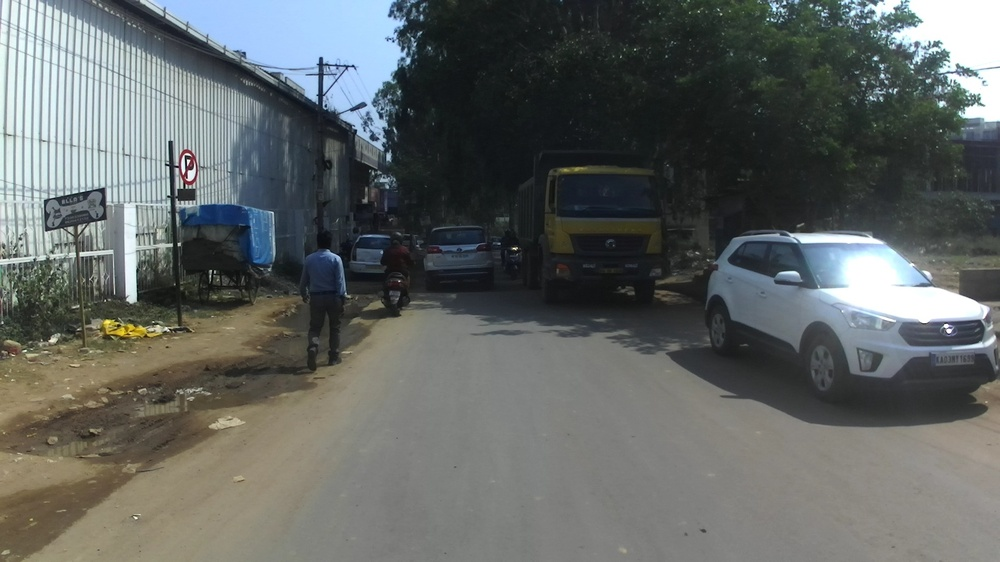
#> input picture Color Extraction/Code/Color Segmentation/image1.jpg, 1000 x 562 px, shrunk from 1920 x 1080 before the run
$ python color_segment.py
#> lines starting #> are read from the running program, lines starting #| are printed output that depends on the picture; after the words box and inside, x2 and y2 are one past the last pixel; in counts of white or black regions, pixels touching at a corner belong together
### Color Extraction/Code/Color Segmentation/ImagePreprocess.py
import cv2
import numpy as np
class ImagePreprocess:
    def __init__(self,file_name):
#> called with file_name = 'image1.jpg'
        self.img=cv2.imread(file_name)   # Read Image File
#> self.img is the input picture: shape (562, 1000, 3); mean B, G, R 100.3, 102.1, 97.7

    def deblur(self):
        temp_img=cv2.cvtColor(self.img,cv2.COLOR_BGR2YCrCb) # RGB to YCrCb
#> temp_img: shape (562, 1000, 3); mean of channels 0, 1, 2 100.6, 125.9, 127.9
        temp_img = cv2.medianBlur(temp_img, 3)    # Median Filtering
#> temp_img: shape (562, 1000, 3); mean of channels 0, 1, 2 100.6, 125.9, 127.9
        Y,Cr,Cb = cv2.split(temp_img) # Channel Splitting

        # Histogram Equalization of each channel
        output_Y = cv2.equalizeHist(Y)  # Luma Channel
        output_Cr = cv2.equalizeHist(Cr)  # Red Chroma Channel
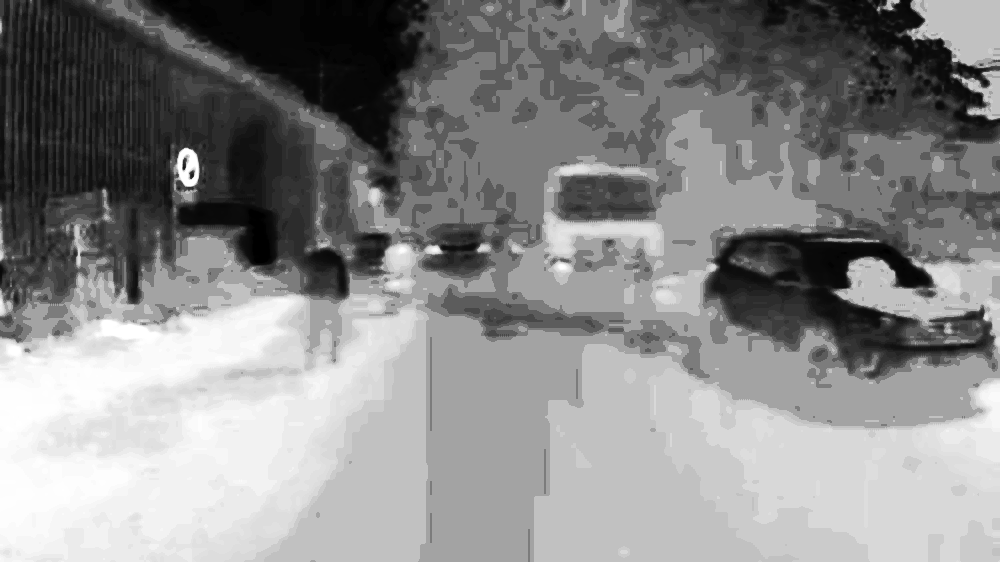
#> output_Cr: shape (562, 1000); min 0, max 255, mean 136.9
        output_Cb = cv2.equalizeHist(Cb)  # Blue Chroma Channel
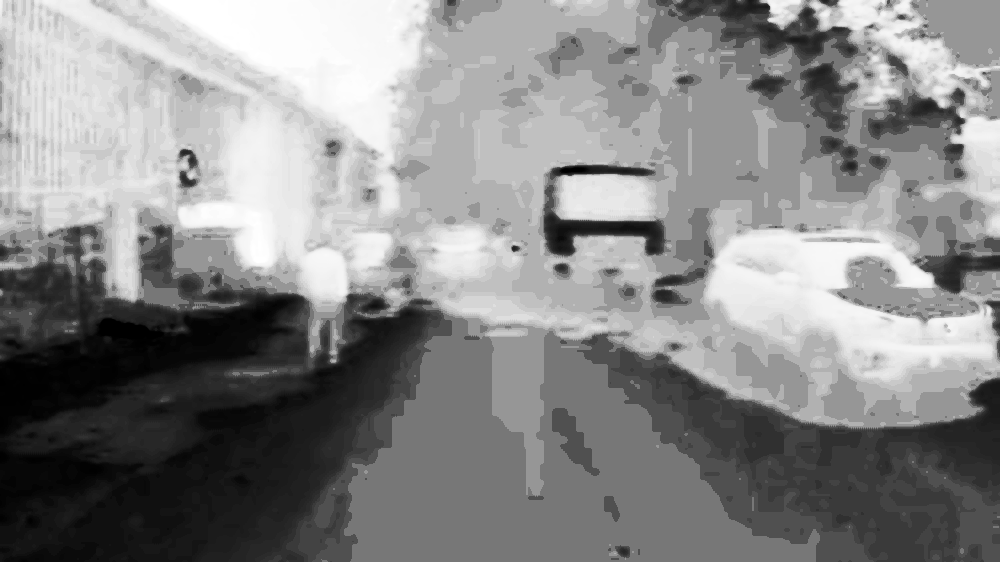
#> output_Cb: shape (562, 1000); min 0, max 255, mean 136

        temp_img = cv2.merge((output_Y, output_Cr, output_Cb))   # Merge channels
#> temp_img: shape (562, 1000, 3); mean of channels 0, 1, 2 128.7, 136.9, 136
        temp_img=cv2.cvtColor(temp_img,cv2.COLOR_YCrCb2BGR) #   YCrCb to RGB
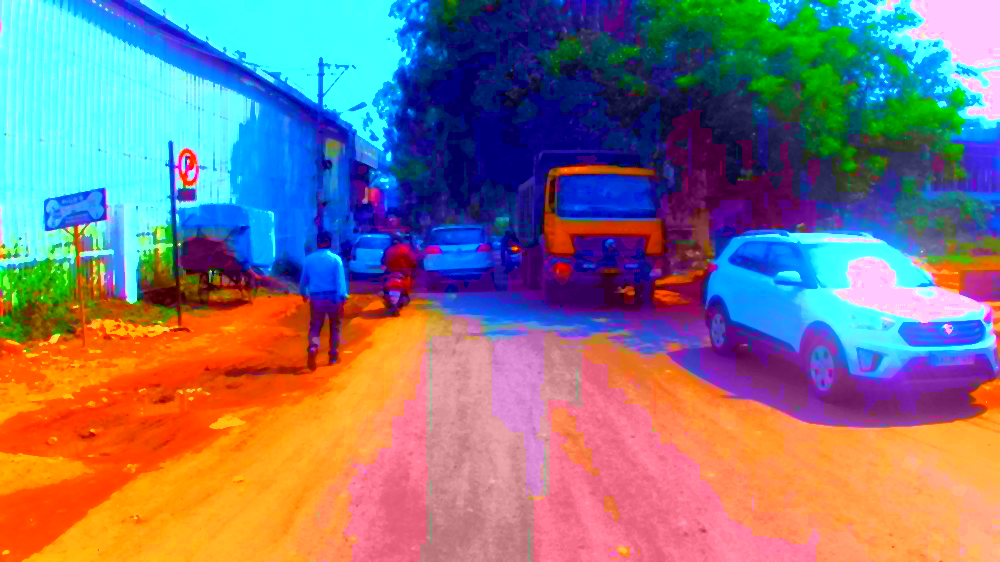
#> temp_img: shape (562, 1000, 3); mean B, G, R 127.9, 118.2, 130.3
        return temp_img

### Color Extraction/Code/Color Segmentation/color_segment.py
from ImagePreprocess import ImagePreprocess
import cv2
img=ImagePreprocess('image1.jpg')
temp_img=img.deblur()
Y,Cr,Cb = cv2.split(temp_img) # Channel Splitting
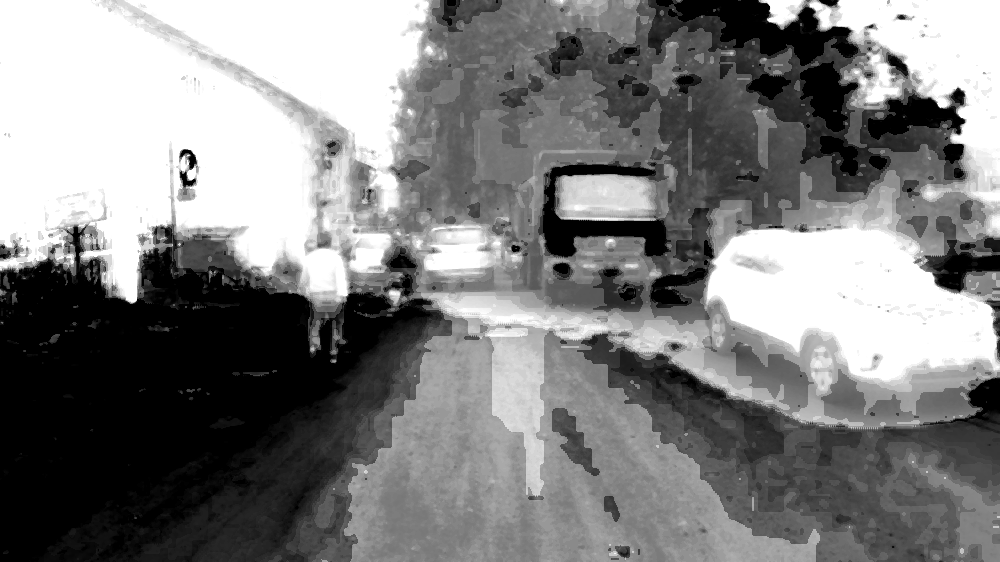
#> Y: shape (562, 1000); min 0, max 255, mean 127.9
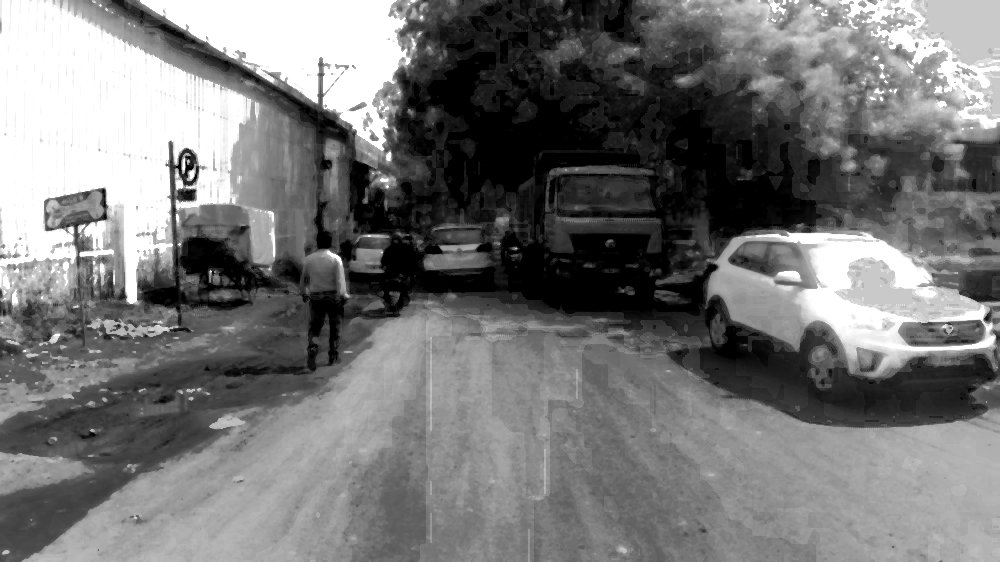
#> Cr: shape (562, 1000); min 0, max 255, mean 118.2
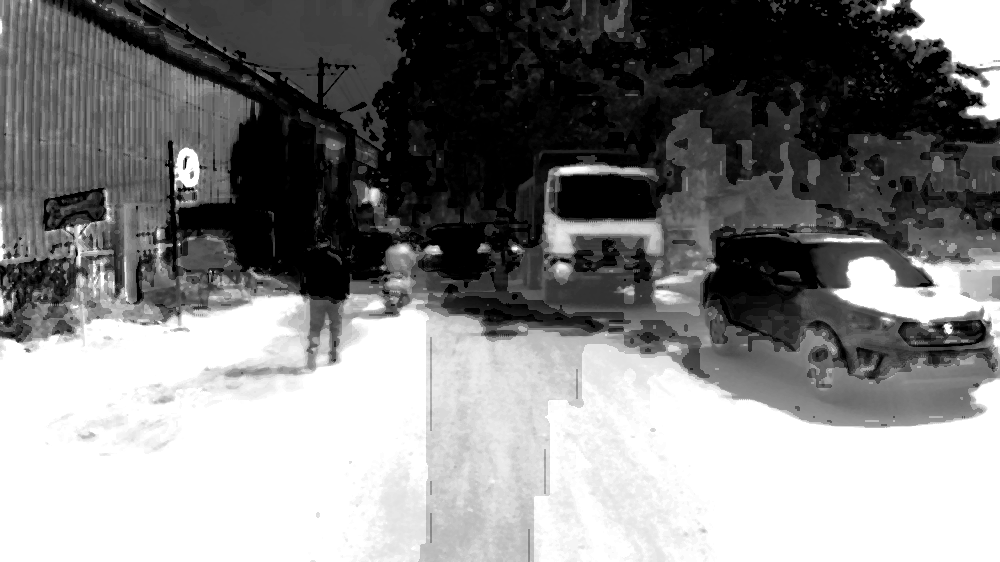
#> Cb: shape (562, 1000); min 0, max 255, mean 130.3
ret, thresh2 = cv2.threshold(Cr, 100, 255, cv2.THRESH_BINARY_INV)
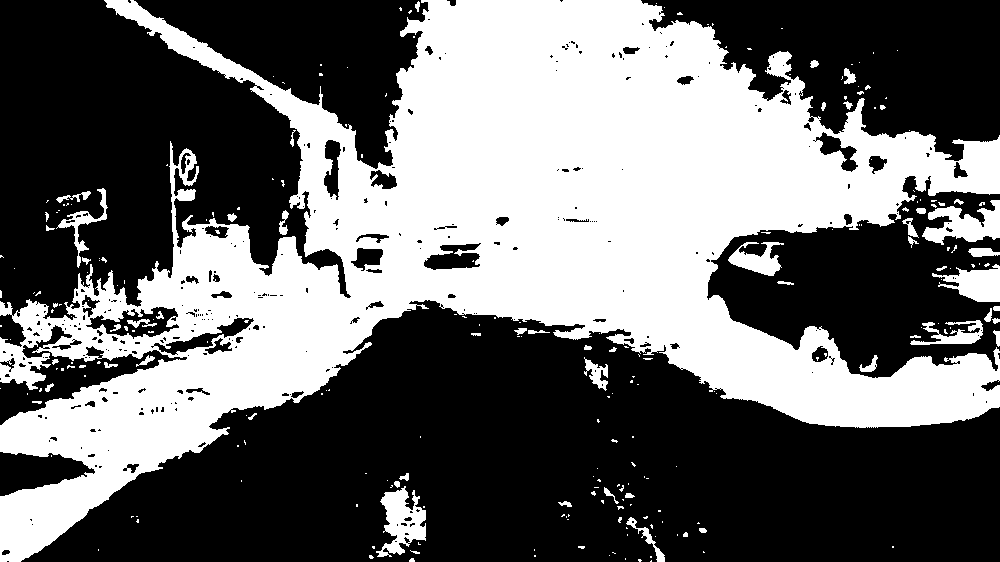
#> thresh2: shape (562, 1000); 41.5% white; 247 white regions (191 under 20 px), largest, box (x1, y1, x2, y2) and area: (0, 0, 1000, 562) 221113, (922, 200, 1000, 245) 1896, (376, 486, 426, 557) 1877

cv2.imshow('Image',thresh2)
cv2.waitKey(0)
cv2.destroyAllWindows()

$ run again, with Color Extraction/Code/Color Segmentation/image.jpg copied over Color Extraction/Code/Color Segmentation/image1.jpg
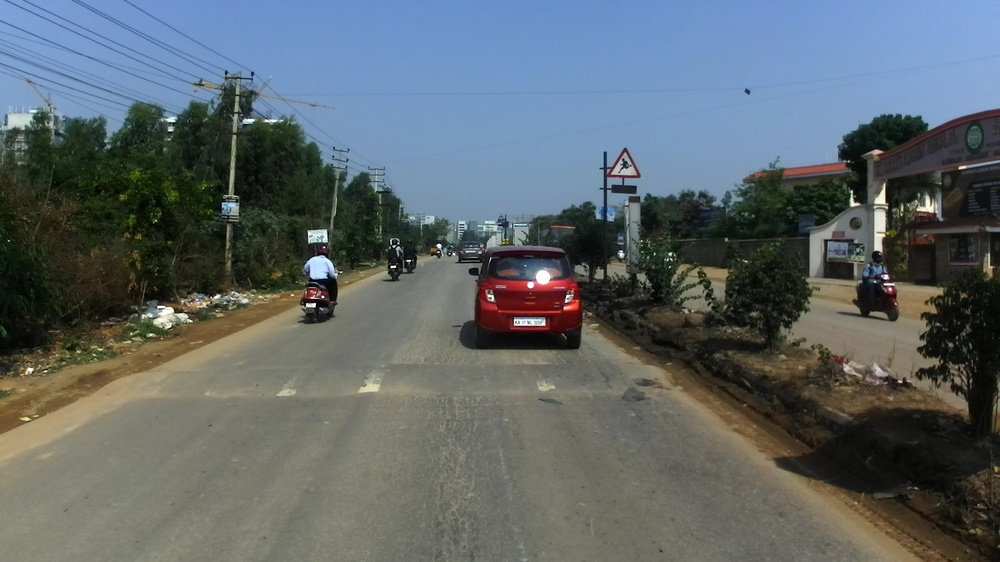
#> input picture Color Extraction/Code/Color Segmentation/image.jpg, 1000 x 562 px, shrunk from 1920 x 1080 before the run
#> in __init__, self.img is the input picture: shape (562, 1000, 3); mean B, G, R 105.5, 102.3, 93.6
#> `Y,Cr,Cb = cv2.split(temp_img)`:
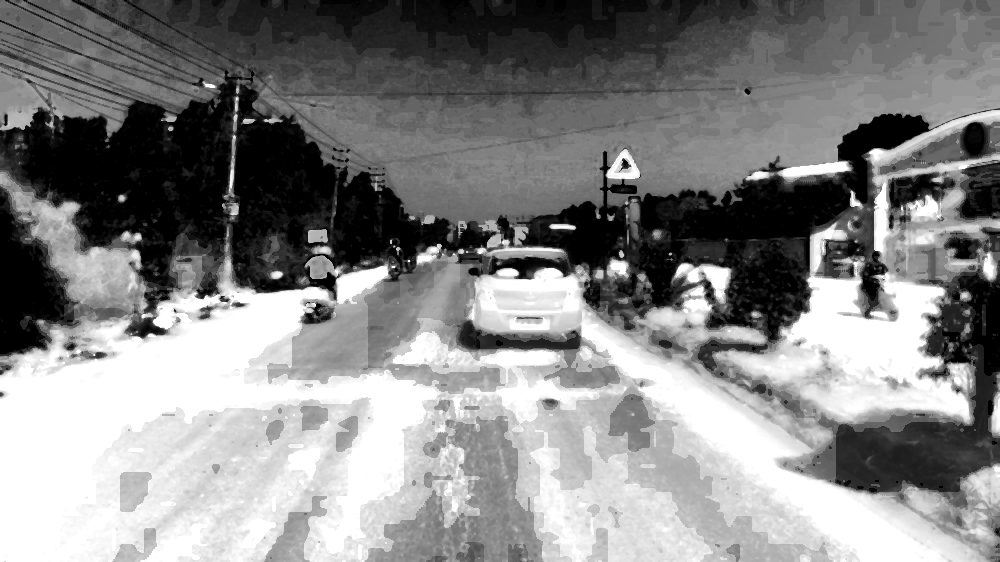
#> Cb: shape (562, 1000); min 0, max 255, mean 133.4
#> `ret, thresh2 = cv2.threshold(Cr, 100, 255, cv2.THRESH_BINARY_INV)`:
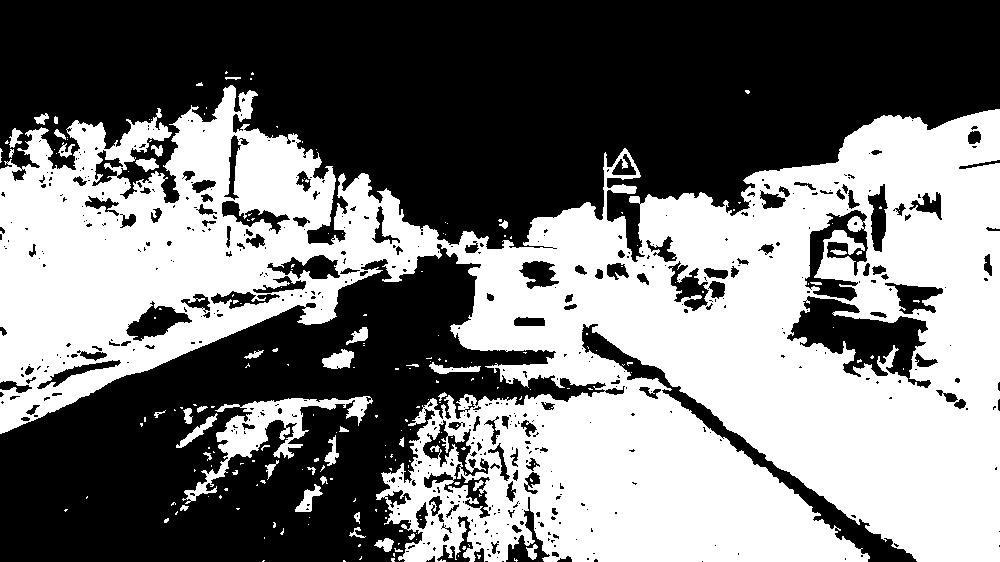
#> thresh2: shape (562, 1000); 46.9% white; 214 white regions (170 under 20 px), largest, box (x1, y1, x2, y2) and area: (0, 85, 1000, 562) 254493, (182, 396, 373, 504) 4339, (322, 349, 354, 369) 415
